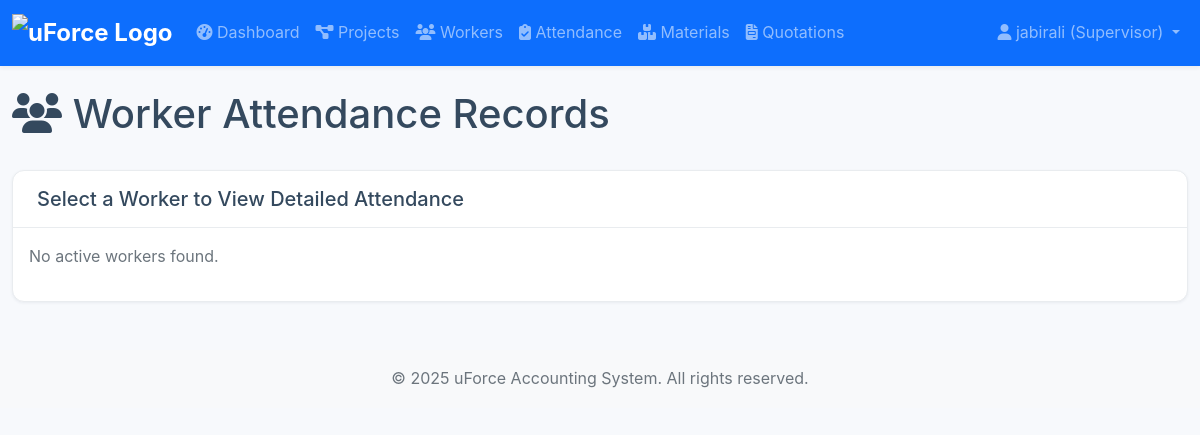
The page /workers/attendance/ (signed in) on the database as committed earlier.
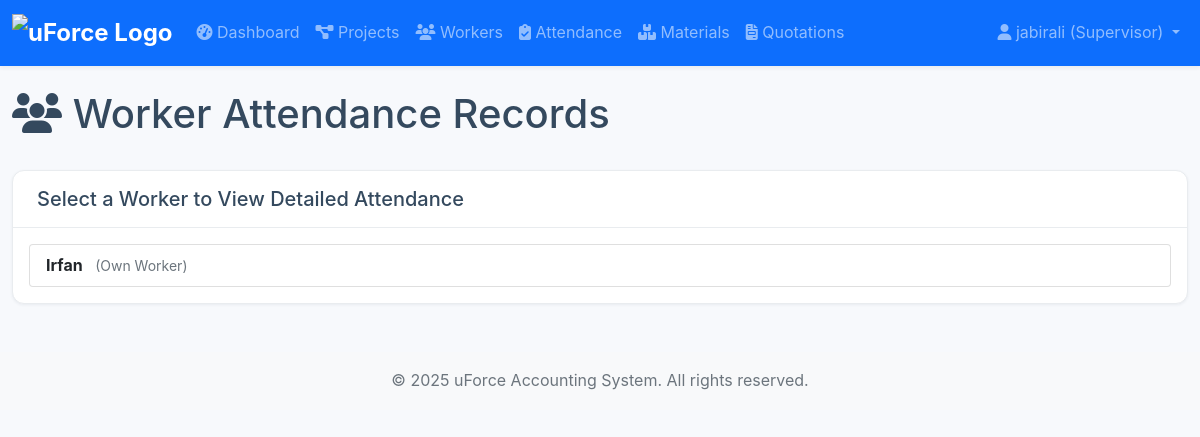
The same page on the database as committed later.
### workers/models.py (models this page shows, shortened)
class Worker(models.Model):
    WORKER_TYPES = (
        ('own', 'Own Worker'),
        ('outsourced', 'Outsourced Worker'),
    )
    name = models.CharField(max_length=100)
    worker_type = models.CharField(max_length=20, choices=WORKER_TYPES)
    group = models.ForeignKey(
        OutsourcedGroup,
        on_delete=models.SET_NULL,
        null=True,
        blank=True,
        related_name='members'
    )
    fixed_wage = models.DecimalField(max_digits=10, decimal_places=2, default=0, help_text="Monthly salary for 'Own' workers.")
    dob = models.DateField(verbose_name="Date of Birth", null=True, blank=True)
    daily_wage = models.DecimalField(max_digits=10, decimal_places=2, default=0, help_text="Daily wage for 'Outsourced' workers.")
    contact = models.CharField(max_length=15, blank=True)
    ot1_rate = models.DecimalField(max_digits=10, decimal_places=2, default=0, verbose_name="OT1 Rate", help_text="Overtime rate per hour for normal days.")
    ot2_rate = models.DecimalField(max_digits=10, decimal_places=2, default=0, verbose_name="OT2 Rate", help_text="Overtime rate per hour for holidays.")
    is_active = models.BooleanField(default=True)
    created_at = models.DateTimeField(auto_now_add=True, null=True)

### workers/views.py (the view)
# urls.py: path('attendance/', views.attendance_list_view, name='attendance_list'),
@login_required
def attendance_list_view(request):
    workers = Worker.objects.filter(is_active=True).order_by('name')
    return render(request, 'workers/attendance_list.html', {'workers': workers})

### accounts/templatetags/auth_extras.py (called while the page is built)
@register.filter(name='has_role')
def has_role(user, role_names):
    if not hasattr(user, 'role'):
        return False
    roles = [role.strip() for role in role_names.split(',')]
    return user.role in roles

### templates/workers/attendance_list.html (shortened to what this page needs)
{% extends 'base.html' %}
{% load auth_extras %}
{% block content %}
<div class="d-flex justify-content-between align-items-center mb-4">
    <h1><i class="fas fa-users"></i> Worker Attendance Records</h1>
</div>
<div class="card">
    <div class="card-header">
        <h5 class="mb-0">Select a Worker to View Detailed Attendance</h5>
    </div>
    <div class="card-body">
        <div class="list-group">
            {% for worker in workers %}
                <a href="{% url 'worker_attendance_detail' worker.pk %}" class="list-group-item list-group-item-action">
                    <strong>{{ worker.name }}</strong>
                    <small class="text-muted ms-2">({{ worker.get_worker_type_display }})</small>
                </a>
            {% empty %}
                <p class="text-muted">No active workers found.</p>
            {% endfor %}
        </div>
    </div>
</div>
{% endblock %}

Rows that differ between the two databases and show on the page:
added Worker: name "Irfan", worker_type "Own Worker"
Other text that changed with them:
text no longer shown: "No active workers found."
